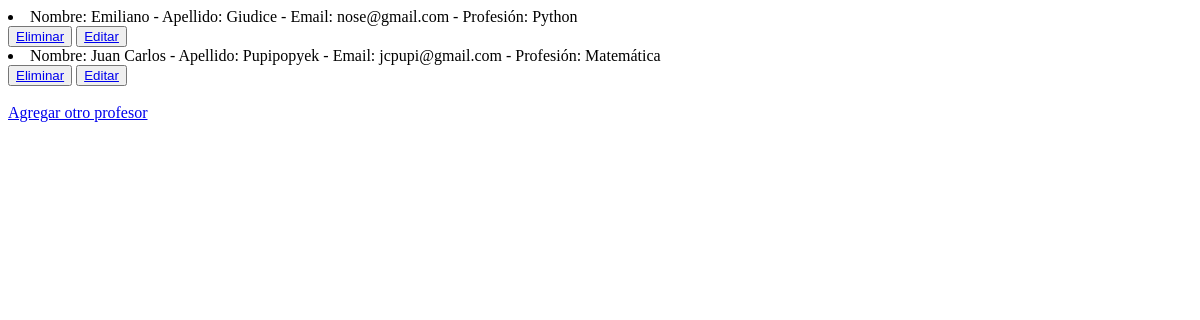
Before: /AppCoder/leerProfesores/ with the older database file.
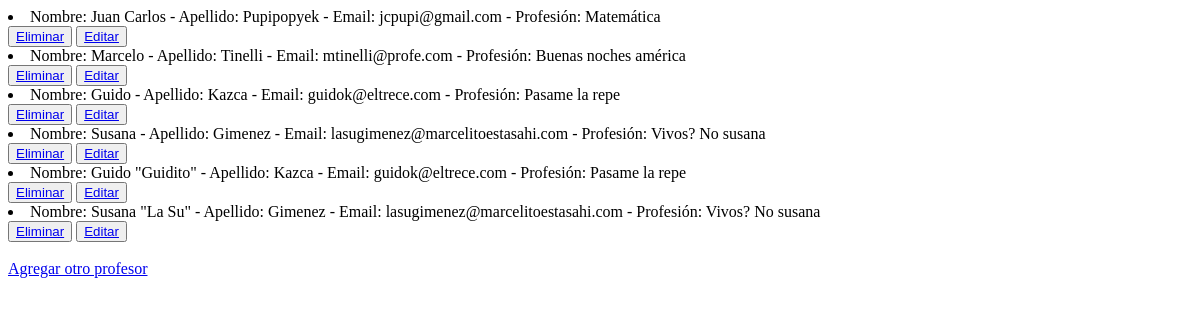
After: the same page with the newer database file.
### AppCoder/models.py (models this page shows)
class Profesor(models.Model):
    nombre = models.CharField(max_length=30)
    apellido = models.CharField(max_length=30)
    email = models.EmailField()
    profesion = models.CharField(max_length=30)
    def __str__(self):
        return f"Nombre: {self.nombre} - Apellido: {self.apellido} - Email: {self.email} - Profesión: {self.profesion}"

### AppCoder/views.py (the view)
# urls.py: path("leerProfesores/", views.leerProfesores, name="LeerProfesores"),
def leerProfesores(request):
    profesores = Profesor.objects.all() #Traigo a los profesores
    contexto = {"profesores":profesores}
    return render(request, "../templates/AppCoder/leerProfesores.html", contexto)

### AppCoder/templates/AppCoder/leerProfesores.html (shortened to what this page needs)
<!DOCTYPE html>
<html lang="en">
<head>
</head>
<body>
    {% for p in profesores %}
        <li>{{p}}</li>
        <button>
            <a href= "{% url 'borrarProfesores' p.nombre %}">Eliminar</a>
        </button>
        <button>
            <a href= "{% url 'editarProfesores' p.nombre %}">Editar</a>
        </button>
    {% endfor %}
    <br>
    <br>
    <a href="../profesorFormulario">Agregar otro profesor</a>
</body>
</html>

Changed rows visible on the page:
removed Profesor: nombre+apellido+email "Nombre: Emiliano - Apellido: Giudice - Email: nose@gmail.com - Profesión: Python"
added Profesor: nombre+apellido+email "Nombre: Marcelo - Apellido: Tinelli - Email: mtinelli@profe.com - Profesión: Buenas noches américa"
added Profesor: nombre+apellido+email "Nombre: Guido - Apellido: Kazca - Email: guidok@eltrece.com - Profesión: Pasame la repe"
added Profesor: nombre+apellido+email "Nombre: Susana - Apellido: Gimenez - Email: lasugimenez@marcelitoestasahi.com - Profesión: Vivos? No susana"
added Profesor: nombre+apellido+email "Nombre: Guido \"Guidito\" - Apellido: Kazca - Email: guidok@eltrece.com - Profesión: Pasame la repe"
added Profesor: nombre+apellido+email "Nombre: Susana \"La Su\" - Apellido: Gimenez - Email: lasugimenez@marcelitoestasahi.com - Profesión: Vivos? No susana"
